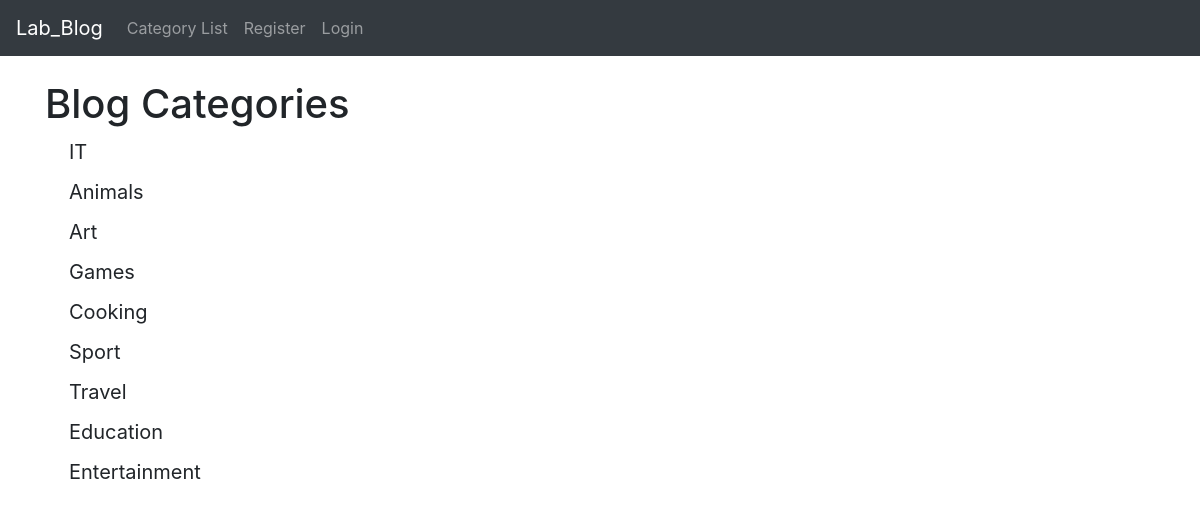
The page /category_list/ on the database its author committed.
### the_blog/models.py (models this page shows, shortened)
class Category(models.Model):
    name = models.CharField(max_length = 255)
    def __str__(self):
        return self.name

### the_blog/views.py (the view)
# urls.py: path('category_list/', CategoryListView, name = 'category-list'),
def CategoryListView(request):
    categ_menu_list = Category.objects.all()
    return render(request, 'category_list.html', {'categ_menu_list': categ_menu_list})

### the_blog/templates/category_list.html (shortened to what this page needs)
{% extends 'base.html' %}
{% block content %}
<h1>
    Blog Categories
</h1>
{% for item in categ_menu_list %}
<h5><a class="dropdown-item" href="{% url 'category' item %}">{{ item }}</a></h5>
{% endfor %}
{% endblock %}

### rows shown on the page
Category: name "IT"
Category: name "Animals"
Category: name "Art"
Category: name "Games"
Category: name "Cooking"
Category: name "Sport"
Category: name "Travel"
Category: name "Education"
Category: name "Entertainment"
